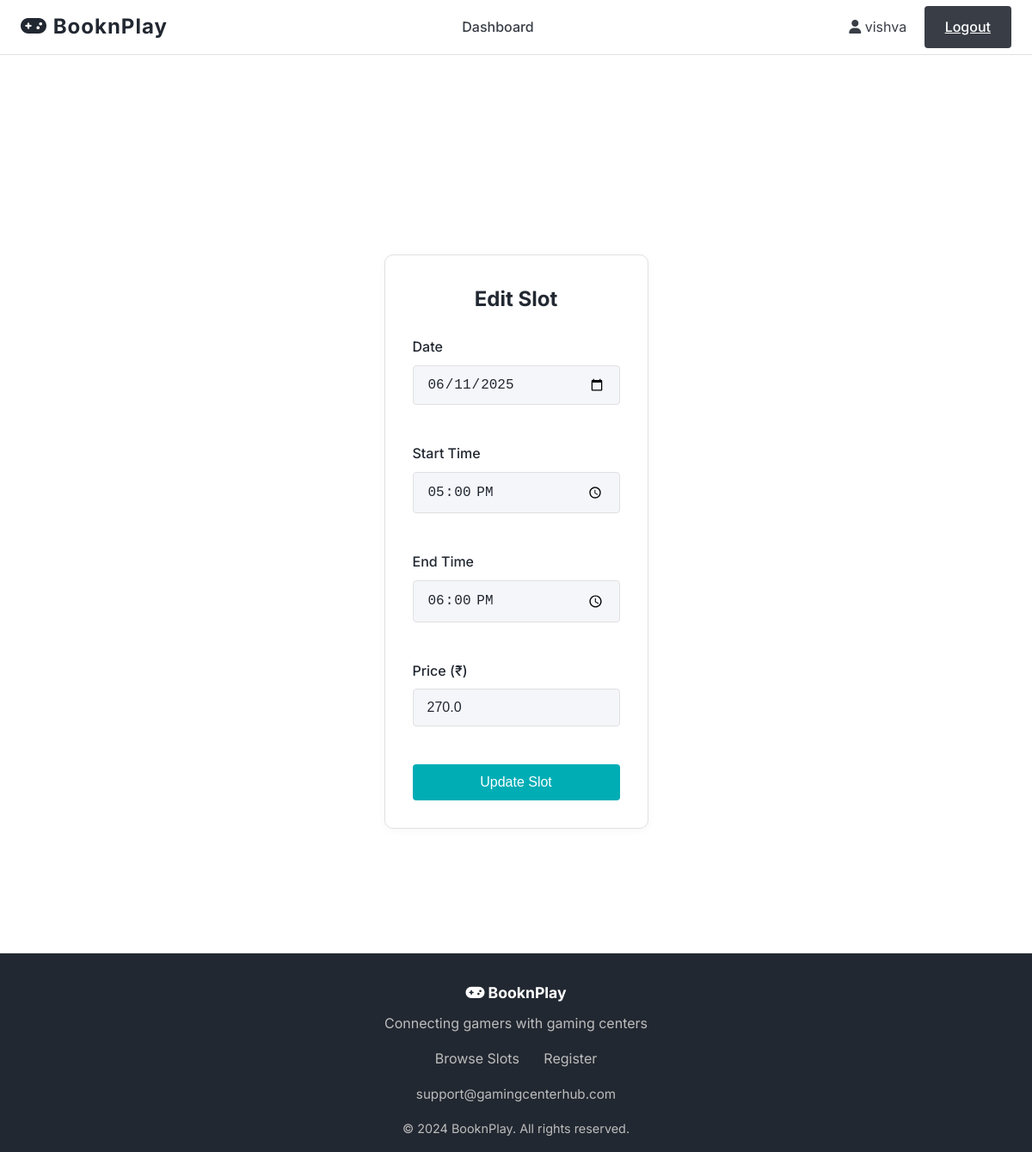
The page /edit_slot/2 (signed in) on the database as committed earlier.
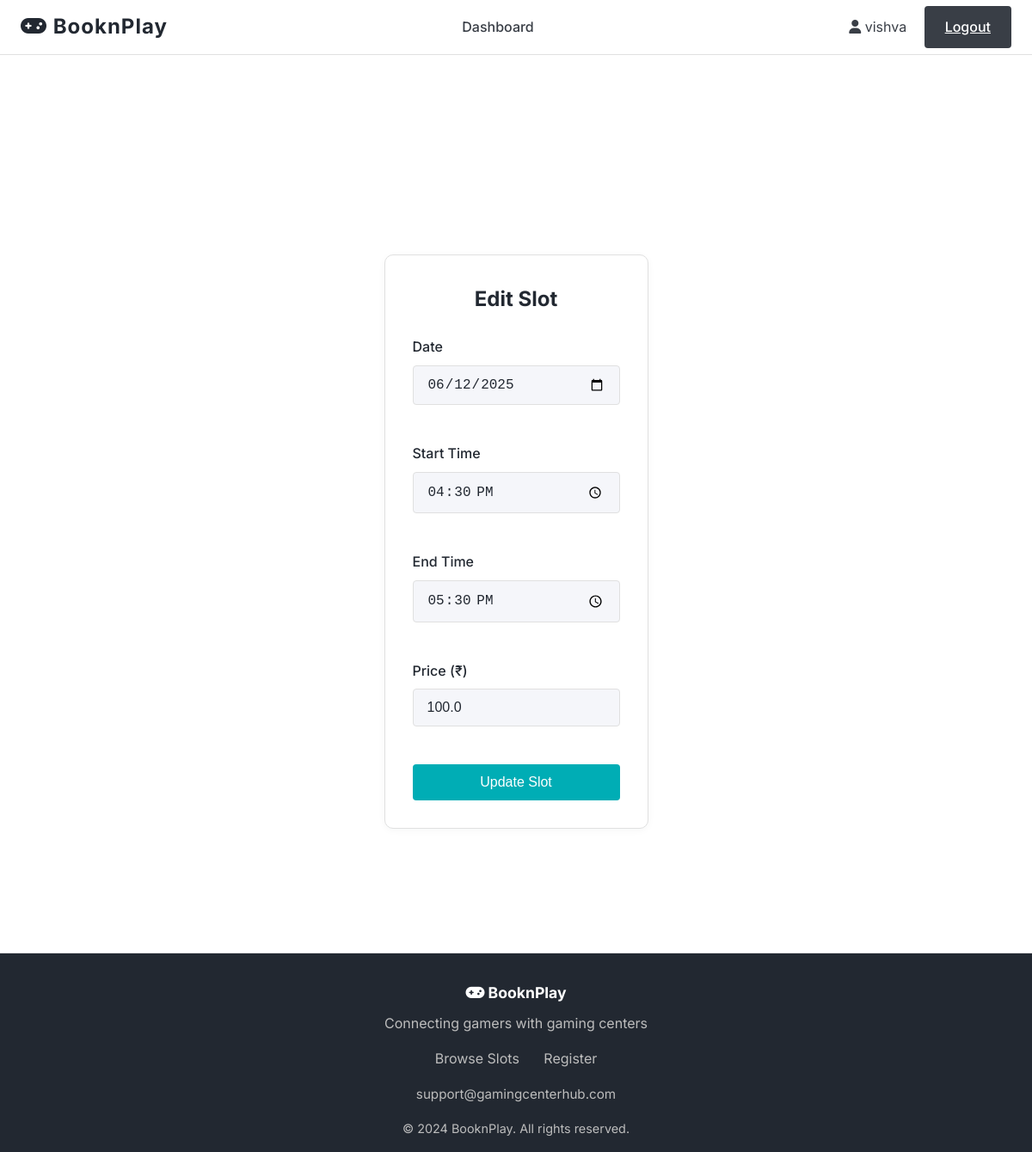
The same page on the database as committed later.
### models.py (models this page shows, shortened)
class TimeSlot(db.Model):
    __tablename__ = 'time_slots'
    id = db.Column(db.Integer, primary_key=True)
    start_time = db.Column(db.DateTime, nullable=False)
    end_time = db.Column(db.DateTime, nullable=False)
    total_amount = db.Column(db.Float, nullable=False)
    advance_paid = db.Column(db.Float, default=50.0)  # Fixed advance amount
    is_booked = db.Column(db.Boolean, default=False)
    snacks_amount = db.Column(db.Float, default=0.0)
    final_amount = db.Column(db.Float, default=0.0)
    completed = db.Column(db.Boolean, default=False)
    number_of_people = db.Column(db.Integer, default=1)  # New field for number of people
    booking_id = db.Column(db.String(20), unique=True, nullable=True)
    customer_name = db.Column(db.String(100), nullable=True)
    customer_phone = db.Column(db.String(20), nullable=True)
    customer_email = db.Column(db.String(120), nullable=True)
    customer_age = db.Column(db.Integer, nullable=True)
    special_requests = db.Column(db.Text, nullable=True)
    contact_sms = db.Column(db.Boolean, default=True)
    contact_whatsapp = db.Column(db.Boolean, default=True)
    contact_email = db.Column(db.Boolean, default=False)
    payment_status = db.Column(db.String(20), default='pending')  # pending, paid, failed
    payment_id = db.Column(db.String(100), nullable=True)
    booking_time = db.Column(db.DateTime, nullable=True)
    created_at = db.Column(db.DateTime, default=datetime.utcnow)
    console_id = db.Column(db.Integer, db.ForeignKey('consoles.id'), nullable=False)
    user_id = db.Column(db.Integer, db.ForeignKey('users.id'), nullable=True)  # Optional for unregistered bookings

### routes.py (the view, shortened to what this page needs)
@app.route('/edit_slot/<int:slot_id>', methods=['GET', 'POST'])
def edit_slot(slot_id):
    slot = TimeSlot.query.get_or_404(slot_id)
    if 'user_id' not in session or session.get('user_type') != 'owner':
        flash('Please login as owner to edit slots.', 'error')
        return redirect(url_for('login'))
    console = Console.query.get(slot.console_id)
    if not console or console.owner_id != session['user_id']:
        flash('Access denied.', 'error')
        return redirect(url_for('dashboard'))
    return render_template('edit_slot.html', slot=slot)

### templates/edit_slot.html (shortened to what this page needs)
{% extends "base.html" %}
{% block content %}
<section class="edit-slot-page" style="padding: 2rem 0;">
    <div class="container" style="max-width: 500px;">
        <div class="card" style="margin: 0 auto;">
            <h2 style="font-size: 1.5rem; font-weight: 700; margin-bottom: 1.5rem; text-align: center;">Edit Slot</h2>
            <form method="POST" class="edit-slot-form">
                <div class="form-group">
                    <label for="date" class="form-label">Date</label>
                    <input type="date" class="form-control" id="date" name="date" required value="{{ slot.start_time.strftime('%Y-%m-%d') }}">
                </div>
                <div class="form-group">
                    <label for="start_time" class="form-label">Start Time</label>
                    <input type="time" class="form-control" id="start_time" name="start_time" required value="{{ slot.start_time.strftime('%H:%M') }}">
                </div>
                <div class="form-group">
                    <label for="end_time" class="form-label">End Time</label>
                    <input type="time" class="form-control" id="end_time" name="end_time" required value="{{ slot.end_time.strftime('%H:%M') }}">
                </div>
                <div class="form-group">
                    <label for="price" class="form-label">Price (₹)</label>
                    <input type="number" class="form-control" id="price" name="price" required min="0" step="0.01" value="{{ slot.total_amount }}">
                </div>
                <button type="submit" class="btn" style="width: 100%;">Update Slot</button>
            </form>
        </div>
    </div>
</section>
{% endblock %}

Rows that differ between the two databases and show on the page:
changed TimeSlot: date "06/11/2025" → "06/12/2025"; start_time "17:00" → "16:30"; end_time "18:00" → "17:30"; price "270.0" → "100.0"
